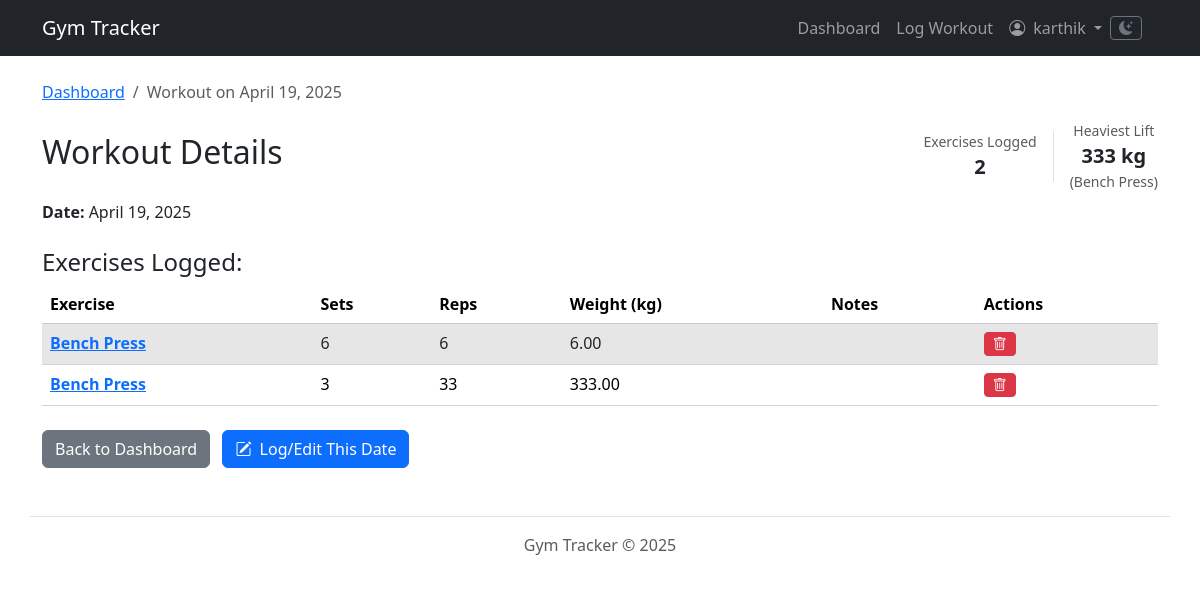
Screenshot of /workouts/session/15/ (signed in) with the database file from the repository.
### workouts/models.py (models this page shows, shortened)
class WorkoutSession(models.Model):
    user = models.ForeignKey(User, on_delete=models.CASCADE)
    date = models.DateField(default=timezone.now)
    created_at = models.DateTimeField(auto_now_add=True)
    notes = models.TextField(blank=True, null=True)
    class Meta:
        unique_together = ('user', 'date')
        ordering = ['-date']

class Exercise(models.Model):
    name = models.CharField(max_length=100, unique=True)
    description = models.TextField(blank=True, null=True)

class WorkoutLog(models.Model):
    session = models.ForeignKey(WorkoutSession, related_name='logs', on_delete=models.CASCADE)
    exercise = models.ForeignKey(Exercise, on_delete=models.PROTECT)  # Protect exercise from deletion if used
    sets = models.PositiveIntegerField(blank=True, null=True)
    reps = models.PositiveIntegerField(blank=True, null=True)
    weight = models.DecimalField(max_digits=6, decimal_places=2, blank=True, null=True)
    duration = models.DurationField(blank=True, null=True)  # e.g., for cardio
    notes = models.TextField(blank=True, null=True)

### workouts/views.py (the view)
# urls.py: path('session/<int:session_id>/', views.workout_detail_view, name='workout_detail'),
@login_required
def workout_detail_view(request, session_id):
    workout_session = get_object_or_404(WorkoutSession, pk=session_id, user=request.user)
    session_logs = workout_session.logs.all().order_by('id')
    log_count = session_logs.count()
    heaviest_lift_weight = None
    heaviest_lift_exercise_name = None
    if log_count > 0:  # Optimization: Only query max weight if logs exist
        max_weight_aggregate = session_logs.filter(weight__isnull=False).aggregate(max_w=Max('weight'))
        if max_weight_aggregate and max_weight_aggregate['max_w'] is not None:
            heaviest_lift_weight = max_weight_aggregate['max_w']
            first_log_with_max = session_logs.filter(weight=heaviest_lift_weight).select_related('exercise').first()
            if first_log_with_max:
                heaviest_lift_exercise_name = first_log_with_max.exercise.name
    context = {
        'session': workout_session,
        'logs': session_logs,
        'log_count': log_count,  # Pass count
        'heaviest_lift_weight': heaviest_lift_weight,  # Pass max weight
        'heaviest_lift_exercise_name': heaviest_lift_exercise_name,  # Pass exercise name
    }
    return render(request, 'workouts/workout_detail.html', context)

### workouts/templates/workouts/workout_detail.html (shortened to what this page needs)
{% extends 'workouts/base.html' %}
{% block content %}
<div class="container mt-4">
    <nav aria-label="breadcrumb">
        <ol class="breadcrumb">
            <li class="breadcrumb-item"><a href="{% url 'workouts:dashboard' %}">Dashboard</a></li>
            <li class="breadcrumb-item active" aria-current="page">Workout on {{ session.date|date:"F d, Y" }}</li>
        </ol>
    </nav>
    <div class="d-flex flex-wrap justify-content-between align-items-center mb-2">
        <h2 class="me-3">Workout Details</h2>
        <div class="d-flex align-items-center">
            {% if log_count > 0 %}
            <div class="text-center border-end pe-3 me-3">
                 <span class="text-muted d-block small">Exercises Logged</span>
                 <strong class="fs-5">{{ log_count }}</strong>
            </div>
            {% endif %}
            {% if heaviest_lift_weight is not None %}
            <div class="text-center">
                 <span class="text-muted d-block small">Heaviest Lift</span>
                 <strong class="fs-5">{{ heaviest_lift_weight|floatformat:0 }} kg</strong>
                 {% if heaviest_lift_exercise_name %}
                 <small class="d-block text-muted">({{ heaviest_lift_exercise_name }})</small>
                 {% endif %}
            </div>
            {% endif %}
        </div>
    </div>
    <p><strong>Date:</strong> {{ session.date|date:"F d, Y" }}</p>
    <h4 class="mt-4">Exercises Logged:</h4>
    {% if logs %}
    <table class="table table-striped table-hover">
        <thead>
        <tr>
            <th scope="col">Exercise</th>
            <th scope="col">Sets</th>
            <th scope="col">Reps</th>
            <th scope="col">Weight (kg)</th>
            <th scope="col">Notes</th>
            <th scope="col">Actions</th>
        </tr>
        </thead>
        <tbody>
        {% for log in logs %}
        <tr>
            <td><strong><a href="{% url 'workouts:exercise_stats' exercise_id=log.exercise.id %}"
                           title="View progress chart for {{ log.exercise.name }}">
                {{ log.exercise.name }}
            </a></strong></td>
            <td>{{ log.sets|default:"N/A" }}</td>
            <td>{{ log.reps|default:"N/A" }}</td>
            <td>{{ log.weight|default:"N/A" }}</td>
            <td>{{ log.notes|default:""|linebreaksbr }}</td>
            <td>
                <form action="{% url 'workouts:delete_workout_log' log_id=log.id %}"
                      method="POST"
                      class="d-inline"
                      onsubmit="return confirm('Are you sure you want to delete this entry?');">
                    <button type="submit" class="btn btn-danger btn-sm" title="Delete this entry">
                        <i class="bi bi-trash"></i>
                    </button>
                </form>
            </td>
        </tr>
        {% endfor %}
        </tbody>
    </table>
    {% else %}
    <p>No specific exercises were logged for this session.</p>
    {% endif %}
    <div class="mt-4">
        <a href="{% url 'workouts:dashboard' %}" class="btn btn-secondary">Back to Dashboard</a>
        <a href="{% url 'workouts:log_workout_date' date_str=session.date|date:'Y-m-d' %}" class="btn btn-primary ms-2">
            <i class="bi bi-pencil-square me-1"></i>
            Log/Edit This Date
        </a>
    </div>
</div>
{% endblock %}

### workouts/templates/workouts/base.html (shortened to what this page needs)
{% load static %}
<html lang="en">
<head>
    <link href="https://cdn.jsdelivr.net/npm/bootstrap@5.3.2/dist/css/bootstrap.min.css" rel="stylesheet"
>
    <link rel="stylesheet" href="https://cdn.jsdelivr.net/npm/bootstrap-icons@1.11.3/font/bootstrap-icons.min.css">
    <link href="https://cdn.jsdelivr.net/npm/tom-select@2.3.1/dist/css/tom-select.bootstrap5.css" rel="stylesheet">
</head>
<body>
<nav class="navbar navbar-expand-lg navbar-dark bg-dark mb-4">
    <div class="container">
        <a class="navbar-brand" href="{% url 'home' %}">Gym Tracker</a>
        <div class="collapse navbar-collapse" id="navbarNav">
            <ul class="navbar-nav ms-auto mb-2 mb-lg-0">
                {% if user.is_authenticated %}
                <li class="nav-item">
                    <a class="nav-link {% if request.resolver_match.view_name == 'workouts:dashboard' %}active{% endif %}"
                       href="{% url 'workouts:dashboard' %}">Dashboard</a>
                </li>
                <li class="nav-item">
                    <a class="nav-link {% if request.resolver_match.view_name == 'workouts:log_workout_date' or request.resolver_match.view_name == 'workouts:log_workout_today' %}active{% endif %}"
                       href="{% url 'workouts:log_workout_today' %}">Log Workout</a>
                </li>
                <li class="nav-item dropdown">
                    <a class="nav-link dropdown-toggle" href="#" id="navbarUserDropdown" role="button"
                       data-bs-toggle="dropdown" aria-expanded="false">
                        <i class="bi bi-person-circle me-1"></i>
                        {{ user.username }}
                    </a>
                </li>
                {% endif %}
            </ul>
            <li class="nav-item d-flex align-items-center me-3">
                <button class="btn btn-outline-secondary btn-sm" id="darkModeToggle" title="Toggle dark mode">
                    <i class="bi bi-moon-stars-fill"></i>
                </button>
            </li>
        </div>
    </div>
</nav>
<main role="main">
    {% block content %}{% endblock %}
</main>
<footer class="container mt-5 py-3 border-top text-center text-muted">
    Gym Tracker © {% now "Y" %}
</footer>
</body>
</html>

### workouts/templates/workouts/base.html (style rules this page uses)
:root { --body-bg: #ffffff; --body-color: #212529; --card-bg: #ffffff; --card-border-color: rgba(0, 0, 0, 0.175); --link-color: #0d6efd; --link-hover-color: #0a58ca; --navbar-bg: #212529; --navbar-color: rgba(255, 255, 255, 0.55); --navbar-active-color: #ffffff; --navbar-hover-color: rgba(255, 255, 255, 0.75); --table-striped-bg: rgba(0, 0, 0, 0.05); --bs-body-bg-rgb: 255, 255, 255; --bs-body-color-rgb: 33, 37, 41; color-scheme: light; }
body { background-color: var(--body-bg); color: var(--body-color); transition: background-color 0.2s ease-in-out, color 0.2s ease-in-out; }
a { color: var(--link-color); }
.navbar { background-color: var(--navbar-bg) !important; }
.navbar-dark .navbar-nav .nav-link { color: var(--navbar-color); }
.navbar-dark .navbar-brand { color: var(--navbar-active-color); }
.table { color: var(--body-color); border-color: var(--card-border-color); }
.table-striped > tbody > tr:nth-of-type(odd) > * { background-color: var(--table-striped-bg); color: var(--body-color); }

### rows the page displays
WorkoutSession: date "April 19, 2025"
Exercise: name "Bench Press"
WorkoutLog: exercise.name "Bench Press", sets "6", reps "6", weight "6.00"
WorkoutLog: exercise.name "Bench Press", sets "3", reps "33", weight "333.00"

### other values shown
{{ user.username }} "karthik"
{{ log_count }} "2"
{{ heaviest_lift_weight|floatformat:0 }} "333"
